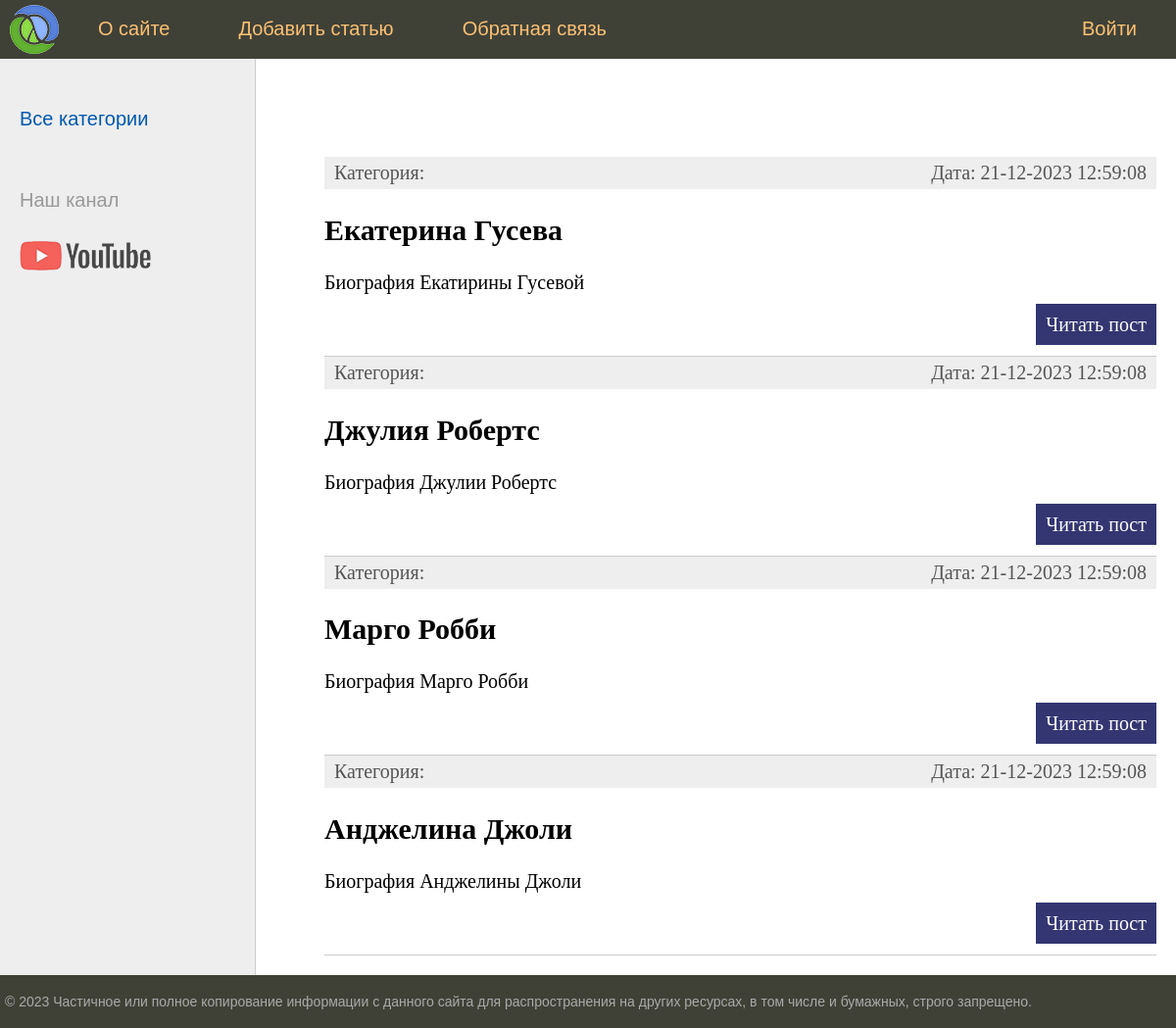
/, run on an earlier commit of the app's database.
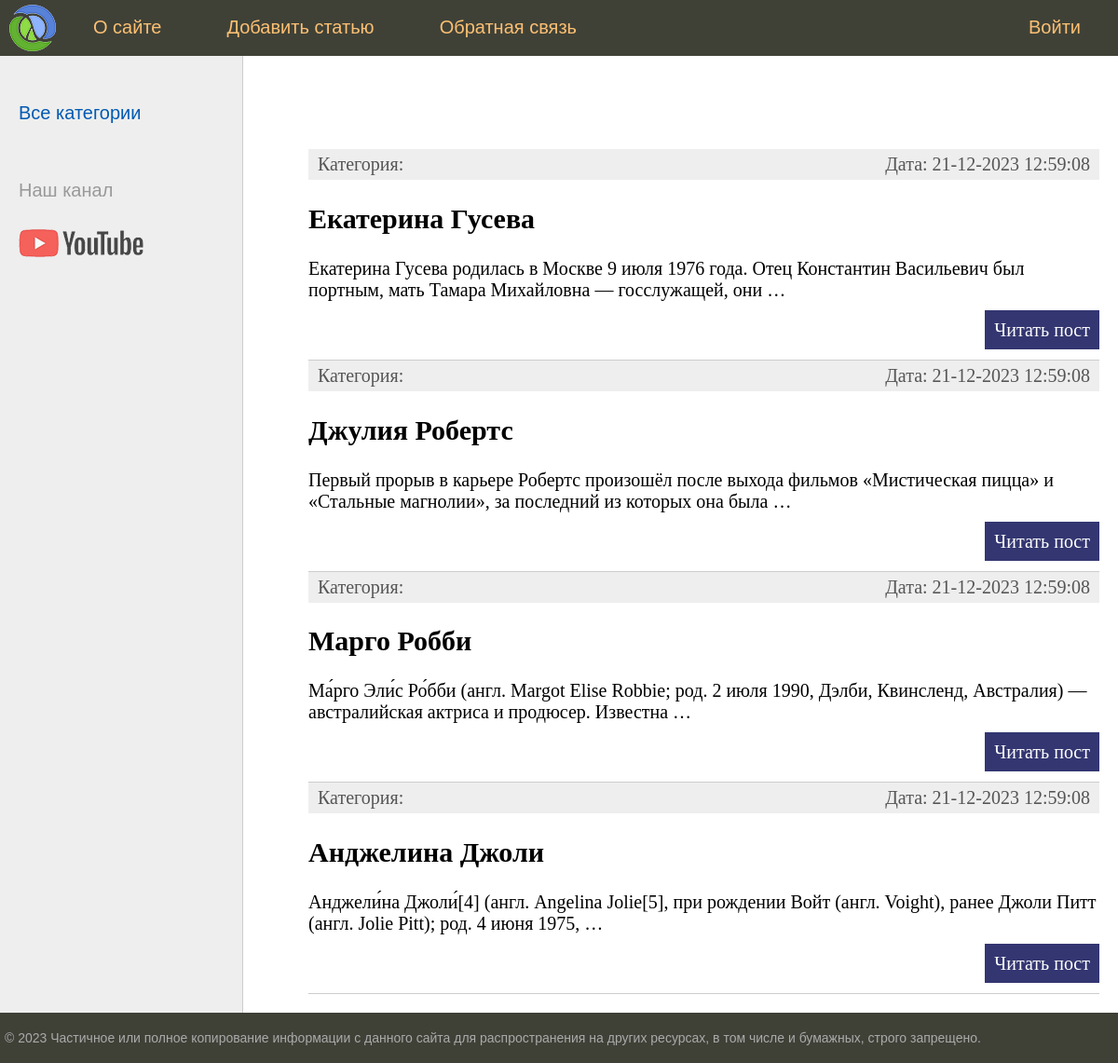
And on a later commit of the database.
### myprogram/models.py (models this page shows, shortened)
class Program(models.Model):
    class Status(models.IntegerChoices):
        DRAFT = 0, 'Черновик'
        PUBLISHED = 1, 'Опубликовано'
    title = models.CharField(max_length=255)
    slug = models.SlugField(max_length=255, unique=True, db_index=True)
    content = models.TextField(blank=True)
    time_create = models.DateTimeField(auto_now_add=True)
    time_update = models.DateTimeField(auto_now=True)
    is_published = models.BooleanField(choices=Status.choices, default=Status.DRAFT)
    cat = models.ForeignKey('Category', on_delete=models.PROTECT, related_name='posts')
    objects = models.Manager()
    published = PublishedManager()
    class Meta:
        ordering = ['-time_create']
        indexes = [
            models.Index(fields=['-time_create'])
        ]
    def get_absolute_url(self):
        return reverse('post', kwargs={'post_slug': self.slug})

### myprogram/views.py (the view)
# urls.py: path('', views.index, name='home'),
def index(request):
    posts = Program.published.all()
    data = {
        'title': 'Главная страница',
        'menu': menu,
        'posts': posts,
        'cat_selected': 0,
    }
    return render(request, 'program/index.html', context=data)

### myprogram/models.py (called while the page is built)
    def get_queryset(self):
        return super().get_queryset().filter(is_published=Program.Status.PUBLISHED)

### myprogram/templatetags/program_tags.py (called while the page is built)
@register.inclusion_tag('program/list_categories.html')
def show_categories(cat_selected=0):
    cats = Category.objects.all()
    return {'cats': cats, 'cat_selected': cat_selected}

### myprogram/templates/program/index.html (shortened to what this page needs)
{% extends 'base.html' %}
{% block content %}
<ul class="list-articles">
	{% for p in posts %}
			<li><div class="article-panel">
	<p class="first">Категория: {{p.cat.name}}</p>
	<p class="last">Дата: {{p.time_update|date:"d-m-Y H:i:s"}}</p>
	</div>
				<h2>{{p.title}}</h2>
    {% autoescape off %}
	{{p.content|linebreaks|truncatewords:20}}
    {% endautoescape %}
			<p class="link-read-post"><a href="{{ p.get_absolute_url }}">Читать пост</a></p>
			</li>
	{% endfor %}
</ul>
{% endblock %}

### templates/base.html (shortened to what this page needs)
{% load static %}
{% load program_tags %}
<!DOCTYPE html>
<html>
<head>
	<link type="text/css" href="{% static 'program/css/styles.css' %}" rel="stylesheet" />
</head>
<body>
<table class="table-page" border=0 cellpadding="0" cellspacing="0">
<tr><td valign=top>
{% block mainmenu %}
		<div class="header">
			<ul id="mainmenu" class="mainmenu">
			<li class="logo"><a href="{% url 'home' %}"><div class="logo"></div></a></li>
{% for m in menu %}
	{% if not forloop.last %}<li>{% else %}<li class="last">{% endif %}
		<a href="{% url m.url_name %}">{{m.title}}</a></li>
{% endfor %}
			</ul>
		</div>
{% endblock mainmenu %}
<table class="table-content" border=0 cellpadding="0" cellspacing="0">
<tr>
	<td valign="top" class="left-chapters">
	<ul id="leftchapters">
		{% if cat_selected == 0 or cat_selected is None %}
		<li class="selected">Все категории</li>
		{% else %}
		<li><a href="{% url 'home' %}">Все категории</a></li>
		{% endif %}
		<li class="share">
		<p>Наш канал</p>
		<a class="share-yt" href="https://www.youtube.com/channel/UClJzWfGWuGJL2t-3dYKcHTA/playlists" target="_blank" rel="nofollow"></a>
		</li>
	</ul>
</td>
<td valign="top" class="content">
	<div class="content-text">
{% block content %}
{% endblock %}
	</div>
</td></tr></table>
</td></tr>
<tr><td valign=top>
	<div id="footer">
		<p>&copy; 2023 Частичное или полное копирование информации с данного сайта для распространения на других ресурсах, в том числе и бумажных, строго запрещено.</p>
	</div>
</td></tr></table>
</body>
</html>

### myprogram/static/program/css/styles.css (style rules this page uses)
html, body { font-family: 'Arial'; margin: 0; padding: 0; height: 100%; width: 100%; color: #444; }
a { color: #0059b2; text-decoration: none; }
p.link-read-post { text-align: right; }
p.link-read-post a { padding: 10px; min-width: 100px; background: #333671; color: #fff; text-decoration: none; }
div.article-panel { background: #eee; padding: 5px 10px 5px 10px; box-sizing: border-box; overflow: hidden; color: #555; }
div.article-panel p.first { margin: 0; float: left; }
div.article-panel p.last { margin: 0; float: right; }
ul.list-articles { list-style: none; margin: 0; padding: 0; }
ul.list-articles li { border-bottom: 1px solid #ccc; }
.table-page { width: 100%; height: 100%; vertical-align: top; }
.table-page tr { height: 100%; }
.header { background: #3F4137; height: 60px; }
.logo { background: url('../images/logo.png') no-repeat 10px 5px; width: 70px; height: 60px; }
ul.mainmenu { list-style: none; margin: 0; padding: 0; height: 60px; color: #fdc073; font-size: 20px; overflow: hidden; }
ul.mainmenu li { float: left; margin: 18px 40px 0 30px; }
ul.mainmenu li.logo { margin: 0; }
ul.mainmenu li.last { float: right; }
ul.mainmenu li a { color: #fdc073; text-decoration: none; }
.table-content { width: 100%; min-height: 100%; height: 100%; }
.left-chapters { margin: 0; background: #eee; border-right: 1px solid #ccc; }
.left-chapters ul { width: 230px; margin: 0; padding: 20px 10px 10px 20px; list-style: none; font-size: 20px; }
.left-chapters ul li { margin: 30px 0 0 0; color: #999; }
.left-chapters ul li.selected { color: #0059b2; }
.left-chapters ul li a { color: #444; text-decoration: none; }
.left-chapters ul li.share { margin: 60px 0 0 0; }
.left-chapters ul li.share p { margin: 30px 0 30px 0; }
.left-chapters ul li.share a { display: inline-block; width: 40px; height: 40px; margin: 0 20px 0 0; }
.left-chapters ul li.share a.share-yt { width: 100%; height: 30px; background: url('../images/share_yt.png') no-repeat 0 0 }
.content { padding: 40px 20px 20px 40px; width: 100%; box-sizing: border-box; }
.content-text { margin: 60px 0 0 30px; color: #000; font-size: 20px; font-family: Yandex Sans Display Light; }
#footer { box-sizing: border-box; background: #3F4137; padding: 5px; color: #aaa; font-size: 14px; font-family: Verdana, Geneva, Arial, Helvetica; text-align: left; overflow: hidden; }

What changed in the data, as far as the page shows it:
changed Program "Екатерина Гусева": content "Биография Екатирины Гусевой" → "Екатерина Гусева родилась в Москве 9 июля 1976 года. Отец Константин Васильевич был портным, мать Тамара Михайловна — госслужащей, они …"
changed Program "Джулия Робертс": content "Биография Джулии Робертс" → "Первый прорыв в карьере Робертс произошёл после выхода фильмов «Мистическая пицца» и «Стальные магнолии», за последний из которых она была …"
changed Program "Марго Робби": content "Биография Марго Робби" → "Ма́рго Эли́с Ро́бби (англ. Margot Elise Robbie; род. 2 июля 1990, Дэлби, Квинсленд, Австралия) — австралийская актриса и продюсер. Известна …"
changed Program "Анджелина Джоли": content "Биография Анджелины Джоли" → "Анджели́на Джоли́[4] (англ. Angelina Jolie[5], при рождении Войт (англ. Voight), ранее Джоли Питт (англ. Jolie Pitt); род. 4 июня 1975, …"
